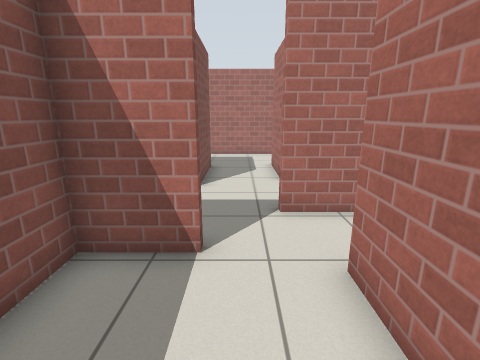
View 1 (above)

24 first-person views from a walk through a robot-simulator world made for Gazebo. The camera is 1.2 m above the floor, tilts 14° down and sees 85° across. The floor is counted in squares, 0.5 m on a side. Each view is taken from the middle of a square. On the plan, view 1 faces up. The plan holds only what a view shows up to about 17 squares ahead; the rest is blank. Simple patterns stand in for the simulator's built-in surfaces.

View 2
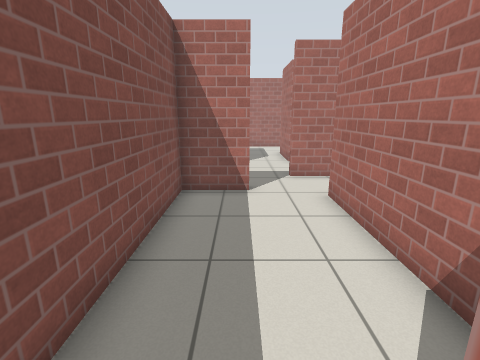

View 3
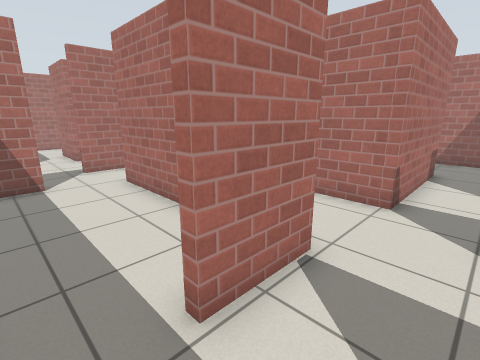

View 4
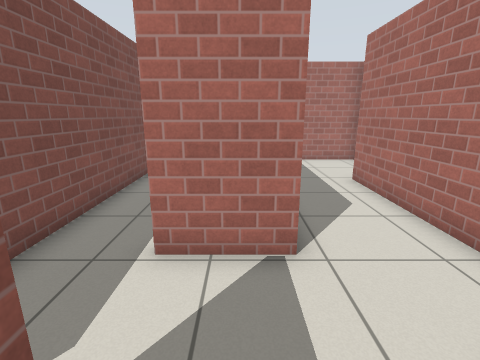

View 5
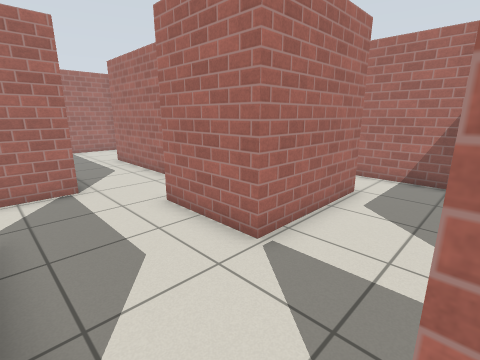

View 6
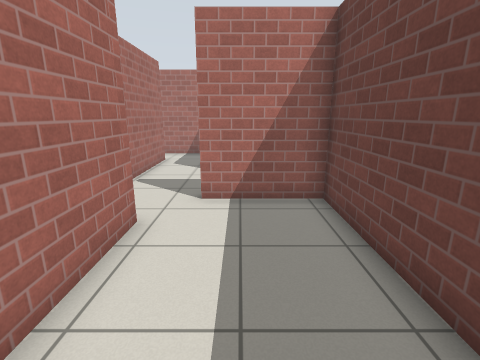

View 7
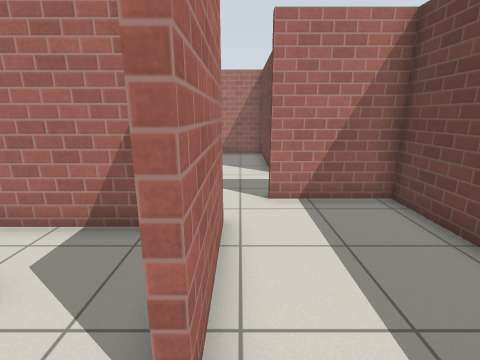

View 8
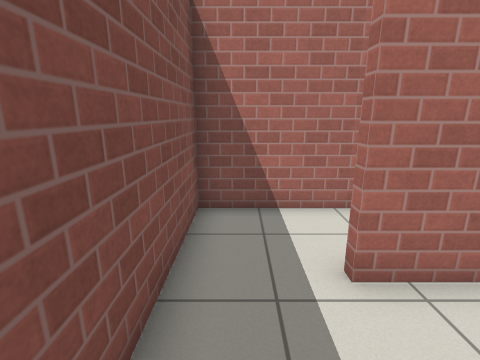

View 9
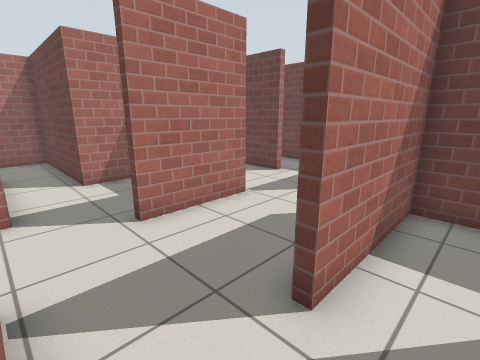

View 10
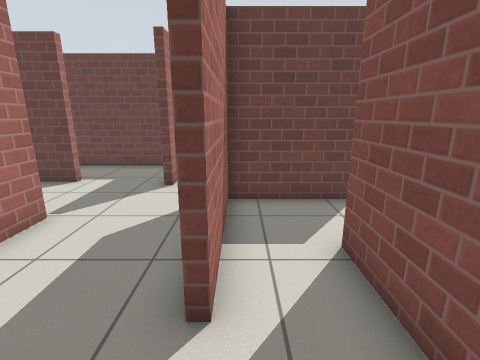

View 11
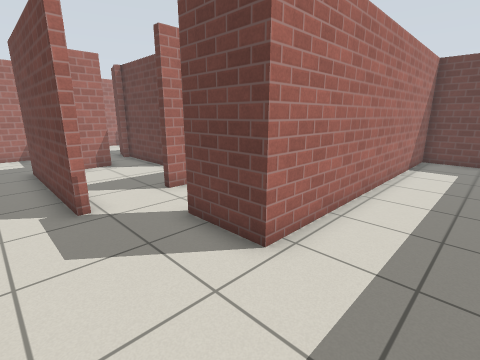

View 12
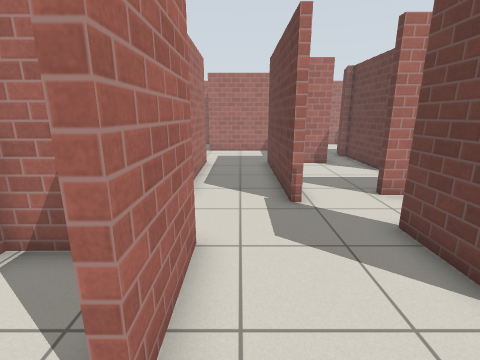

View 13
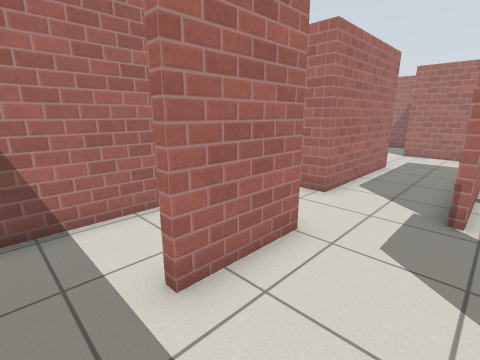

View 14
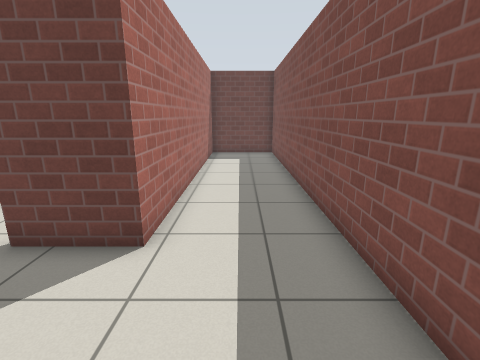

View 15
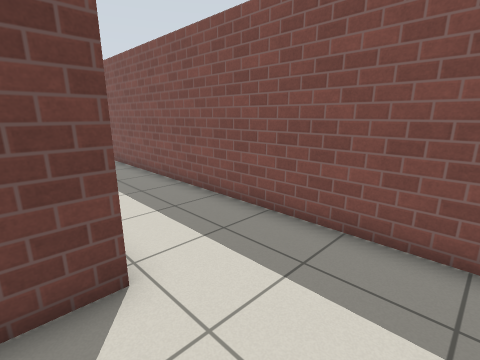

View 16
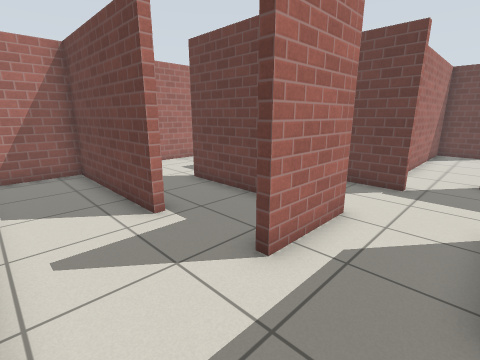

View 17
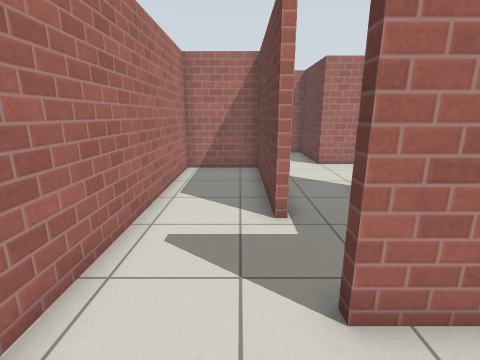

View 18
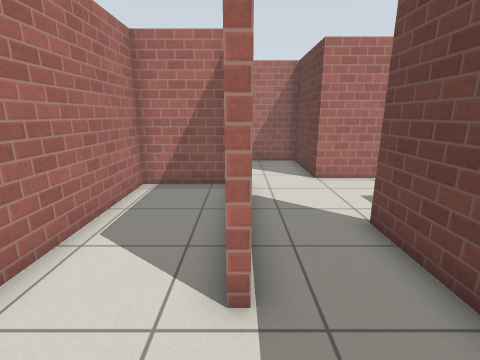

View 19
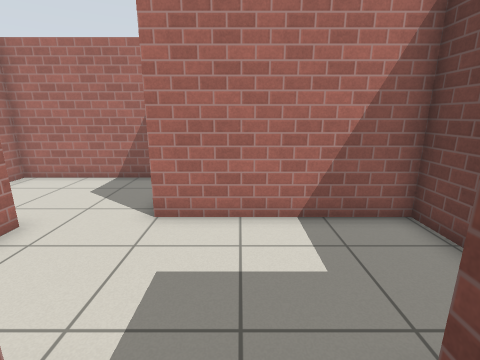

View 20
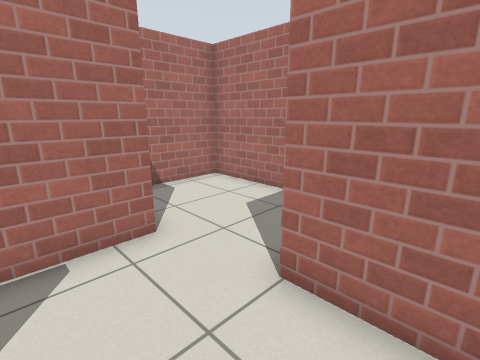

View 21
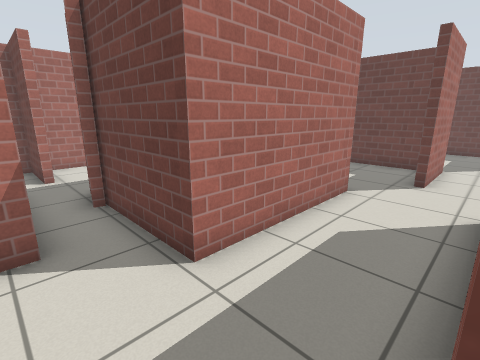

View 22
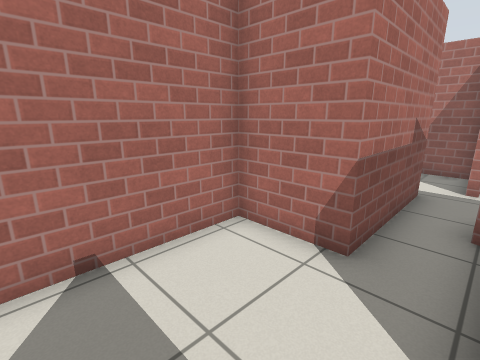

View 23
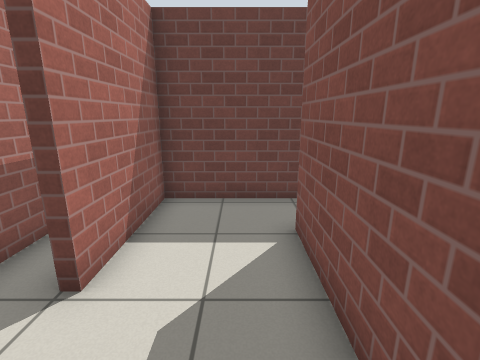

View 24
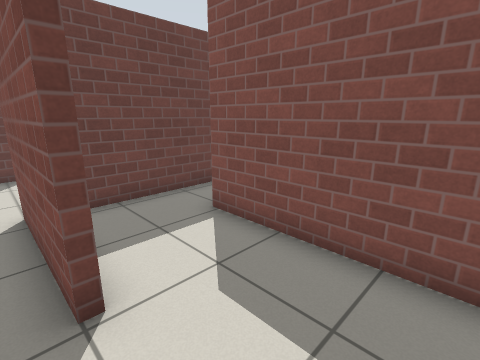

### Floor plan
Ten units are one square. View 1 is at (0, 0); x grows to the right and y downward. Boxes are objects, and circles mark ways between rooms. Rooms are numbered by the first view taken in them; rooms with no view inside come last. Other rooms are left out.
<svg viewBox="-76 -169 241 339">
<path fill="none" stroke="#000" d="M-3 35 17 35 17 -26M-7 -42 -29 -42 -29 41M-29 56 -29 85M-7 86 -7 66M21 38 -6 38M80 81 80 64 142 64 142 44M45 96 75 96M108 42 53 42 53 -18 65 -18M-7 66 -3 66M84 99 36 99 36 64 40 64M49 133 107 133 107 106M13 129 18 129M72 -36 72 -63 10 -63M20 -38 20 -6M-2 116 -44 116M-39 165 13 165 13 129M-71 104 -71 141M17 -26 17 -38M-71 -81 -71 82 -32 82 -32 -45 -7 -45 -7 -42M-14 -88 -44 -88 -44 -93M17 -97 17 -128M-14 -126 -14 -88M16 -164 -19 -164M114 -129 89 -129M49 -128 49 -132 110 -132 110 -164 16 -164M119 -100 160 -100 160 -164 130 -164M41 -100 76 -100M76 -97 17 -97M104 -39 119 -39 119 -100M10 -66 76 -66M133 -21 133 -25 160 -25 160 -42M122 -36 72 -36M108 -11 108 42M94 -21 106 -18M65 -18 93 -18M142 44 142 22M160 41 160 29M142 22 145 22 145 67M160 -4 160 -19M141 115 146 115M-29 85 -44 85M-42 113 -7 113 -7 86M-44 85 -71 85 -71 104"/>
<circle cx="-15" cy="40" r="3" fill="#2a7"/>
<circle cx="5" cy="-35" r="3" fill="#2a7"/>
<circle cx="0" cy="55" r="3" fill="#2a7"/>
<circle cx="-15" cy="75" r="3" fill="#2a7"/>
<circle cx="5" cy="120" r="3" fill="#2a7"/>
<circle cx="20" cy="-45" r="3" fill="#2a7"/>
<circle cx="125" cy="35" r="3" fill="#2a7"/>
<circle cx="70" cy="-30" r="3" fill="#2a7"/>
<circle cx="-55" cy="110" r="3" fill="#2a7"/>
<circle cx="0" cy="-80" r="3" fill="#2a7"/>
<circle cx="20" cy="-145" r="3" fill="#2a7"/>
<circle cx="5" cy="-90" r="3" fill="#2a7"/>
<circle cx="95" cy="-100" r="3" fill="#2a7"/>
<circle cx="140" cy="5" r="3" fill="#2a7"/>
<circle cx="-35" cy="95" r="3" fill="#2a7"/>
<text x="-10" y="0">1</text>
<text x="-20" y="60">2</text>
<text x="50" y="50">3</text>
<text x="-30" y="130">4</text>
<text x="-40" y="-20">5</text>
<text x="10" y="-100">6</text>
<text x="90" y="-140">7</text>
<text x="70" y="-80">8</text>
<text x="130" y="-30">9</text>
<text x="150" y="50">10</text>
<text x="-30" y="90">11</text>
<text x="-60" y="90">12</text>
</svg>
Room 1 opens to room 2. Room 1 opens to room 5. Room 2 opens to room 3. Room 2 opens to room 11. Room 3 opens to room 4. Room 3 opens to room 5. Room 3 opens to room 9. Room 4 opens to room 12. Room 5 opens to room 8. Room 6 opens to room 7. Room 6 opens to room 8. Room 7 opens to room 8. Room 9 opens to room 10. Room 11 opens to room 12.

Where each view was taken, in squares from view 1:
view 1: 0 up, 0 right, facing up
view 2: 4 down, 1 left, facing up
view 3: 6 down, 2 left, facing up-right
view 4: 8 down, 1 right, facing up
view 5: 13 down, 0 right, facing up-right
view 6: 14 down, 6 left, facing right
view 7: 12 down, 6 left, facing right
view 8: 15 down, 6 left, facing up
view 9: 4 down, 2 left, facing down-right
view 10: 4 down, 1 left, facing down
view 11: 8 up, 6 left, facing down-right
view 12: 8 up, 6 left, facing right
view 13: 6 up, 6 left, facing up-right
view 14: 9 up, 5 left, facing down
view 15: 8 up, 2 left, facing down-left
view 16: 16 up, 1 left, facing down-right
view 17: 14 up, 1 left, facing right
view 18: 13 up, 2 right, facing right
view 19: 8 up, 6 right, facing right
view 20: 8 up, 9 right, facing up-right
view 21: 4 up, 2 right, facing down-right
view 22: 2 up, 3 right, facing up-right
view 23: 1 up, 12 right, facing down
view 24: 1 up, 15 right, facing down-left
